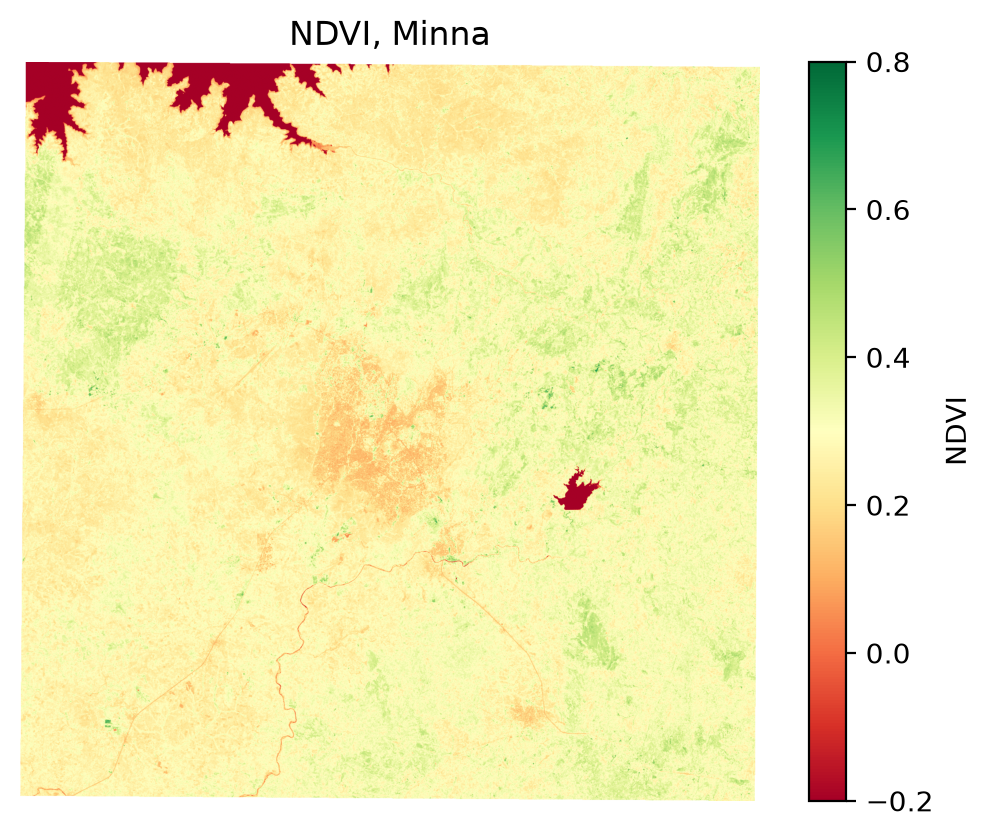

Generate this figure with Python:
import numpy as np
import rasterio
import matplotlib.pyplot as plt

with rasterio.open("data/processed/ndvi_minna.tif") as src:
    ndvi = src.read(1).astype("float32")
    nodata = src.nodata

ok = np.isfinite(ndvi) & (ndvi != nodata)

low = round(float(ndvi[ok].min()), 3)
high = round(float(ndvi[ok].max()), 3)
mean = round(float(ndvi[ok].mean()), 3)
print("NDVI range:", low, "to", high)
print("Mean NDVI:", mean)

with open("data/processed/ndvi_stats.csv", "w") as f:
    f.write("min,max,mean\n")
    f.write(str(low) + "," + str(high) + "," + str(mean) + "\n")
print("Saved data/processed/ndvi_stats.csv")

show = np.where(ok, ndvi, np.nan)
plt.imshow(show, cmap="RdYlGn", vmin=-0.2, vmax=0.8)
plt.colorbar(label="NDVI")
plt.title("NDVI, Minna")
plt.axis("off")
plt.savefig("month-03/week-12/my_map.png", dpi=200, bbox_inches="tight")
print("Saved month-03/week-12/my_map.png")
